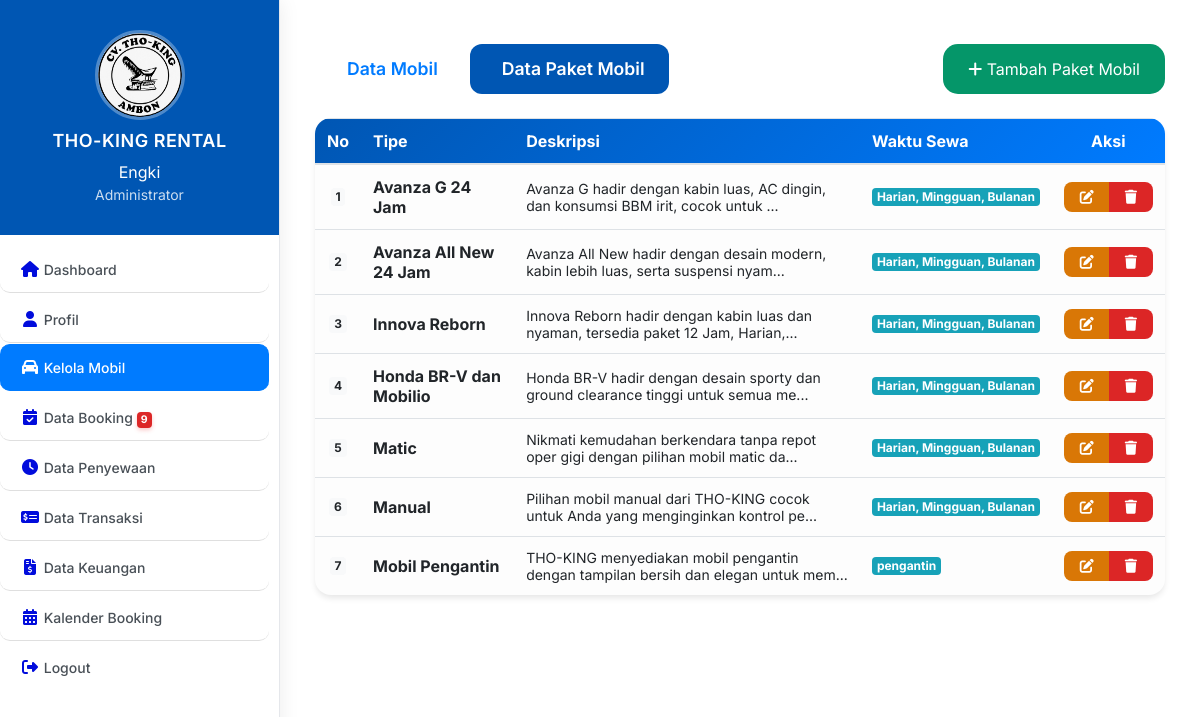
The page /admin/mobil/paket_mobil.php (signed in) on the database its author committed.
### tables this page shows
CREATE TABLE `paket_mobil` (
  `id_paket` int(11) NOT NULL,
  `tipe` varchar(100) DEFAULT NULL,
  `deskripsi` text DEFAULT NULL,
  `waktu_sewa` varchar(255) DEFAULT NULL
);

### admin/mobil/paket_mobil.php (the view, shortened to what this page needs)
<?php
require __DIR__ . '/../../koneksi/koneksi.php';
$paket = $koneksi->query("SELECT * FROM paket_mobil ORDER BY id_paket ASC")->fetchAll(PDO::FETCH_ASSOC);
include '../layouts/sidebar_admin.php';
?>
<!DOCTYPE html>
<html lang="id">
<head>
    <link rel="stylesheet" href="https://stackpath.bootstrapcdn.com/bootstrap/4.5.2/css/bootstrap.min.css">
    <link href="https://cdn.jsdelivr.net/npm/bootstrap@4.6.2/dist/css/bootstrap.min.css" rel="stylesheet">
    <link href="https://cdnjs.cloudflare.com/ajax/libs/font-awesome/6.5.0/css/all.min.css" rel="stylesheet">
</head>
<body>
<div id="main">
    <div class="container-fluid mt-4">
        <div class="d-flex justify-content-between align-items-center mb-4">
            <div class="mb-3 mb-md-0">
                <nav class="nav nav-pills">
                    <a class="nav-link <?= (strpos($_SERVER['REQUEST_URI'], 'mobil.php') !== false && strpos($_SERVER['REQUEST_URI'], 'paket_mobil.php') === false) ? 'active' : '' ?>"
                       href="mobil.php"
                       style="font-weight: 600; font-size: 1.1rem;">
                        <i class="fas mr-2"></i>Data Mobil
                    </a>
                    <a class="nav-link <?= (strpos($_SERVER['REQUEST_URI'], 'paket_mobil.php') !== false) ? 'active' : '' ?>"
                       href="paket_mobil.php"
                       style="font-weight: 600; font-size: 1.1rem;">
                        <i class="fas mr-2"></i>Data Paket Mobil
                    </a>
                </nav>
            </div>
            <div>
                <a href="tambah_paket.php" class="btn btn-add">
                    <i class="fas fa-plus"></i> Tambah Paket Mobil
                </a>
            </div>
        </div>
        <div class="table-container">
            <div class="table-responsive">
                <table class="table table-hover mb-0">
                    <thead>
                        <tr>
                            <th class="text-center">No</th>
                            <th>Tipe</th>
                            <th>Deskripsi</th>
                            <th>Waktu Sewa</th>
                            <th class="text-center">Aksi</th>
                        </tr>
                    </thead>
                    <tbody>
                        <?php if ($paket): ?>
                            <?php foreach ($paket as $index => $p): ?>
                                <tr>
                                    <td class="text-center align-middle">
                                        <span class="badge badge-light"><?= $index + 1 ?></span>
                                    </td>
                                    <td class="align-middle">
                                        <strong><?= htmlspecialchars($p['tipe']) ?></strong>
                                    </td>
                                    <td class="align-middle">
                                        <small class="text-black">
                                            <?= strlen($p['deskripsi']) > 80 ? substr($p['deskripsi'], 0, 80) . '...' : $p['deskripsi'] ?>
                                        </small>
                                    </td>
                                    <td class="align-middle">
                                        <span class="badge badge-info"><?= htmlspecialchars($p['waktu_sewa']) ?></span>
                                    </td>
                                    <td class="text-center align-middle">
                                        <div class="btn-group" role="group">
                                            <a href="edit_paket.php?id=<?= $p['id_paket'] ?>"
                                            class="btn btn-sm btn-custom btn-edit"
                                            title="Edit">
                                                <i class="fas fa-edit"></i>
                                            </a>
                                            <a href="proses.php?aksi=hapus_paket&id=<?= $p['id_paket'] ?>"
                                            class="btn btn-sm btn-custom btn-delete"
                                            onclick="return confirm('Apakah Anda yakin ingin menghapus paket ini?')"
                                            title="Hapus">
                                            <i class="fas fa-trash"></i>
                                            </a>
                                        </div>
                                    </td>
                                </tr>
                            <?php endforeach; ?>
                        <?php endif; ?>
                    </tbody>
                </table>
            </div>
        </div>
    </div>
</div>
</body>
</html>

### admin/layouts/sidebar_admin.php (style rules this page uses)
#main { flex: 1; padding: 20px; margin-left: 280px; transition: all 0.3s cubic-bezier(0.4, 0, 0.2, 1); }

### admin/mobil/paket_mobil.php (style rules this page uses)
body { background-color: #ffffffff; font-family: 'Inter', sans-serif; }
.table-container { background: #fdfdfdff; border-radius: 16px; overflow: hidden; box-shadow: 0 4px 6px -1px rgba(0, 0, 0, 0.1); }
.table thead { background: linear-gradient(135deg, #0056b3, #007bff); color: white; }
.btn-custom { padding: 0.5rem 1rem; border: none; border-radius: 8px; font-size: 0.875rem; font-weight: 500; transition: all 0.3s ease; text-decoration: none; display: inline-flex; align-items: center; gap: 0.5rem; }
.btn-edit { background: #d97706; color: white; }
.btn-delete { background: #dc2626; color: white; }
.btn-add { background: #059669; color: white; padding: 0.75rem 1.5rem; font-size: 1rem; border-radius: 15px; }
.nav-pills .nav-link { border-radius: 12px; padding: 0.75rem 1.5rem; margin-right: 0.5rem; transition: all 0.3s ease; }
.nav-pills .nav-link.active { background-color: #0056b3; color: white; }

### rows shown on the page
paket_mobil: tipe "Avanza G 24 Jam", deskripsi "Avanza G hadir dengan kabin luas, AC dingin, dan konsumsi BBM irit, cocok untuk", waktu_sewa "Harian, Mingguan, Bulanan"
paket_mobil: tipe "Avanza All New 24 Jam", deskripsi "Avanza All New hadir dengan desain modern, kabin lebih luas, serta suspensi nyam", waktu_sewa "Harian, Mingguan, Bulanan"
paket_mobil: tipe "Innova Reborn", deskripsi "Innova Reborn hadir dengan kabin luas dan nyaman, tersedia paket 12 Jam, Harian,", waktu_sewa "Harian, Mingguan, Bulanan"
paket_mobil: tipe "Honda BR-V dan Mobilio", deskripsi "Honda BR-V hadir dengan desain sporty dan ground clearance tinggi untuk semua me", waktu_sewa "Harian, Mingguan, Bulanan"
paket_mobil: tipe "Matic", deskripsi "Nikmati kemudahan berkendara tanpa repot oper gigi dengan pilihan mobil matic da", waktu_sewa "Harian, Mingguan, Bulanan"
paket_mobil: tipe "Manual", deskripsi "Pilihan mobil manual dari THO-KING cocok untuk Anda yang menginginkan kontrol pe", waktu_sewa "Harian, Mingguan, Bulanan"
paket_mobil: tipe "Mobil Pengantin", deskripsi "THO-KING menyediakan mobil pengantin dengan tampilan bersih dan elegan untuk mem", waktu_sewa "pengantin"

### other values the page prints
$_SESSION['USER']['nama_pengguna'] "Engki"
$_SESSION['USER']['role'] "Administrator"
$jumlah_notif_booking "9"
